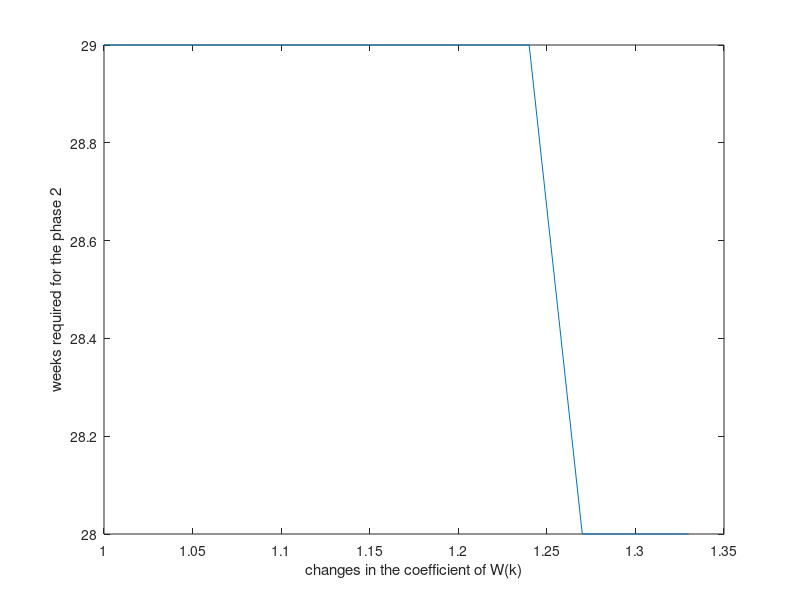

Write MATLAB code to recreate this figure.
% let the coefficient of W(k) in bmr model change from 0% to 33%
gammat=72; % gammat refers to calorie consumption per kilo through sports
calin=10000; % cal_in since week 3
alpha=1/8000;
ncounter=zeros(1,12);
bmr=zeros(12,25);
for i=1:12
    wk=64.25; % weight in week 3
    j=0;
    n=0;
    while wk>50
        j=j+1;
        bmr(i,j)=868.3927+(1+0.003.*(i-1)).*9.5634.*wk; % Basal Metabolic Rate
        calout=7.*bmr(i,j)+72.*wk; % cal_out
        wk=wk+alpha.*(calin-calout);
        n=n+1;
    end
    ncounter(i)=n;
end
plot(1.00:0.03:1.33,ncounter)
xlabel('changes in the coefficient of W(k)')
ylabel('weeks required for the phase 2')